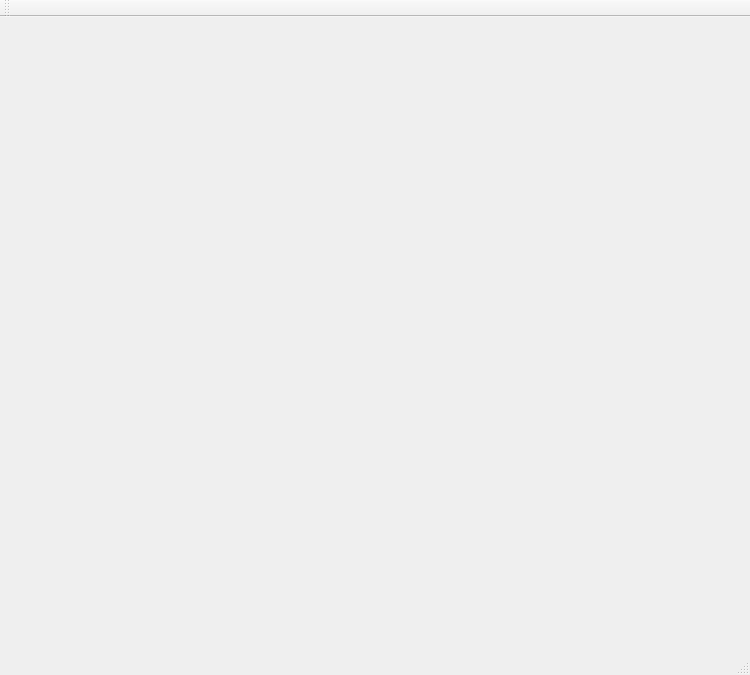
<?xml version="1.0" encoding="UTF-8"?>
<ui version="4.0">
 <class>MainWindow</class>
 <widget class="QMainWindow" name="MainWindow">
  <property name="geometry">
   <rect>
    <x>0</x>
    <y>0</y>
    <width>750</width>
    <height>675</height>
   </rect>
  </property>
  <property name="minimumSize">
   <size>
    <width>750</width>
    <height>675</height>
   </size>
  </property>
  <property name="maximumSize">
   <size>
    <width>750</width>
    <height>675</height>
   </size>
  </property>
  <property name="windowTitle">
   <string>MainWindow</string>
  </property>
  <widget class="QWidget" name="centralWidget"/>
  <widget class="QMenuBar" name="menuBar">
   <property name="geometry">
    <rect>
     <x>0</x>
     <y>0</y>
     <width>750</width>
     <height>22</height>
    </rect>
   </property>
  </widget>
  <widget class="QToolBar" name="mainToolBar">
   <attribute name="toolBarArea">
    <enum>TopToolBarArea</enum>
   </attribute>
   <attribute name="toolBarBreak">
    <bool>false</bool>
   </attribute>
  </widget>
  <widget class="QStatusBar" name="statusBar"/>
 </widget>
 <layoutdefault spacing="6" margin="11"/>
 <resources/>
 <connections/>
</ui>
